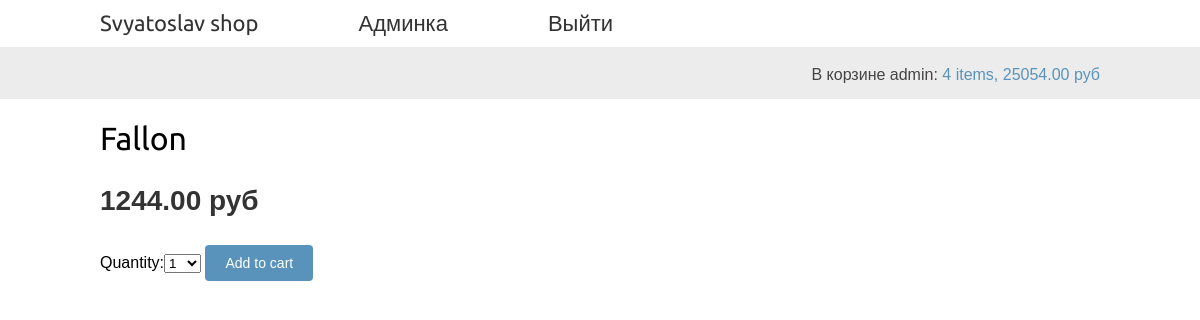
The app's page /4/ПТ18/ (signed in) with its own data.
### cart/models.py (models this page shows, shortened)
class Cart_bd(models.Model):
    user = models.OneToOneField(User, on_delete=models.CASCADE)
    paid = models.BooleanField(default=False)
    def get_total_cost(self):
        total_cost = sum(item.get_cost() for item in self.items.all())
        return total_cost

class CartItem(models.Model):
    cart = models.ForeignKey(Cart_bd,
                              related_name='items',
                              on_delete=models.CASCADE)
    product = models.ForeignKey(Product,
                                related_name='order_items',
                                on_delete=models.CASCADE)
    price = models.DecimalField(max_digits=10, decimal_places=2)
    quantity = models.PositiveIntegerField(default=1)
    def get_cost(self):
        return self.price * self.quantity

### shop/models.py (models this page shows, shortened)
class Product(models.Model):
    article = models.CharField(max_length=10, unique=True)
    name = models.CharField(max_length=100)
    purchase_price = models.DecimalField(max_digits=10, decimal_places=2)
    retail_price = models.DecimalField(max_digits=10, decimal_places=2)
    available = models.BooleanField(default=True)
    description = models.TextField(blank=True)
    class Meta:
        ordering = ('name',)
        index_together = (('id', 'article'),)

### shop/views.py (the view)
# urls.py: path('<int:id>/<str:article>/', views.product_detail, name='product_detail'),
@logger.catch
def product_detail(request, id, article):
    username = request.user.username
    product = get_object_or_404(Product, id=id, article=article, available=True)
    cart_product_form = CartAddProductForm()
    cart = Cart(request)
    data = {'product': product, 'cart_product_form': cart_product_form, 'cart': cart, 'username': username,
            'total_items': cart.__len__()}
    return render(request, 'shop/product/detail.html', context=data)

### cart/forms.py
class CartAddProductForm(forms.Form):
    quantity = forms.TypedChoiceField(
                                choices=PRODUCT_QUANTITY_CHOICES,
                                coerce=int)
    update = forms.BooleanField(required=False,
                                initial=False,
                                widget=forms.HiddenInput)

### cart/cart.py (called while the page is built)
    def __len__(self):
        if self.cart_item:
            return self.cart_item.count()
        return 0

    def get_total_price(self):
        return self.cart.get_total_cost()

### shop/templates/shop/product/detail.html (shortened to what this page needs)
<!DOCTYPE html>
{% extends "shop/base.html" %}
{% load static %}
{% block content %}
<div class="product-detail">
<h1>{{ product.name }}</h1>
<p class="price">{{ product.retail_price }} руб</p>
<form action="{% url "cart:cart_add" product.id %}" method="post">
      {{ cart_product_form }}
      <input type="submit" value="Add to cart">
    </form>
</div>
{% endblock %}

### shop/templates/shop/base.html (shortened to what this page needs)
<!DOCTYPE html>
{% load static %}
<html>
        <head>
            <link href="{% static "css/base.css" %}" rel="stylesheet">
        </head>
    <body>
        <div id="header">
            <a href="/" class="logo">Svyatoslav shop</a>
            {% if username %}
            <a href="/admin" class="logo">Админка</a>
            <a href="{% url 'logout'%}?next={{request.path}}" class="logo">Выйти</a>
            {% else %}
            <a href="/accounts/register" class="logo">Регистрация</a>
            <a href="/accounts/login" class="logo">Вход</a>
            {% endif %}
        </div>
        <div id="subheader">
            <div class="cart">
          {% if total_items > 0 %}
            В корзине {{username}}:
            <a href="{% url "cart:cart_detail" %}">
              {{ total_items }} item{{ total_items|pluralize }},
              {{ cart.get_total_price }} руб
            </a>
          {% else %}
            {{username}} корзина пуста.
          {% endif %}
            </div>
        </div>
        <div id="content">
            {% block content %}{% endblock %}
        </div>
    </body>
</html>

### shop/static/css/base.css (style rules this page uses)
body { margin:0; padding:0; font-family:helvetica, sans-serif; }
h1, h2, h3, h4, h5 , h6 { font-family: 'Ubuntu', sans-serif; font-weight:normal; }
a { text-decoration:none; color:#5993bb; }
a.button, input[type="submit"] { color:#fff; background:#5993bb; border-radius:4px; padding:10px 20px; font-size:14px; border:0; }
#header { padding:10px 100px; font-size:18px; overflow:auto; }
#subheader { background:#ececec; color:#444; padding:15px 100px; overflow:auto; }
#header .logo { font-family: 'Ubuntu', sans-serif; float:left; color:#333; font-size:22px; margin-right:10%; }
#subheader .cart { float:right; padding-top:4px; }
#content { padding:0 100px; overflow:hidden; }
.product-detail { text-align:justify; }
.product-detail .price { color:#333; font-size:28px; font-weight:bold; }
.product-detail h1 { margin-bottom:0; }

### records on screen
Cart_bd: get_total_price "25054.00"
Product: name "Fallon", retail_price "1244.00"

### other values on screen
{{ username }} "admin"
{{ total_items }} "4"
